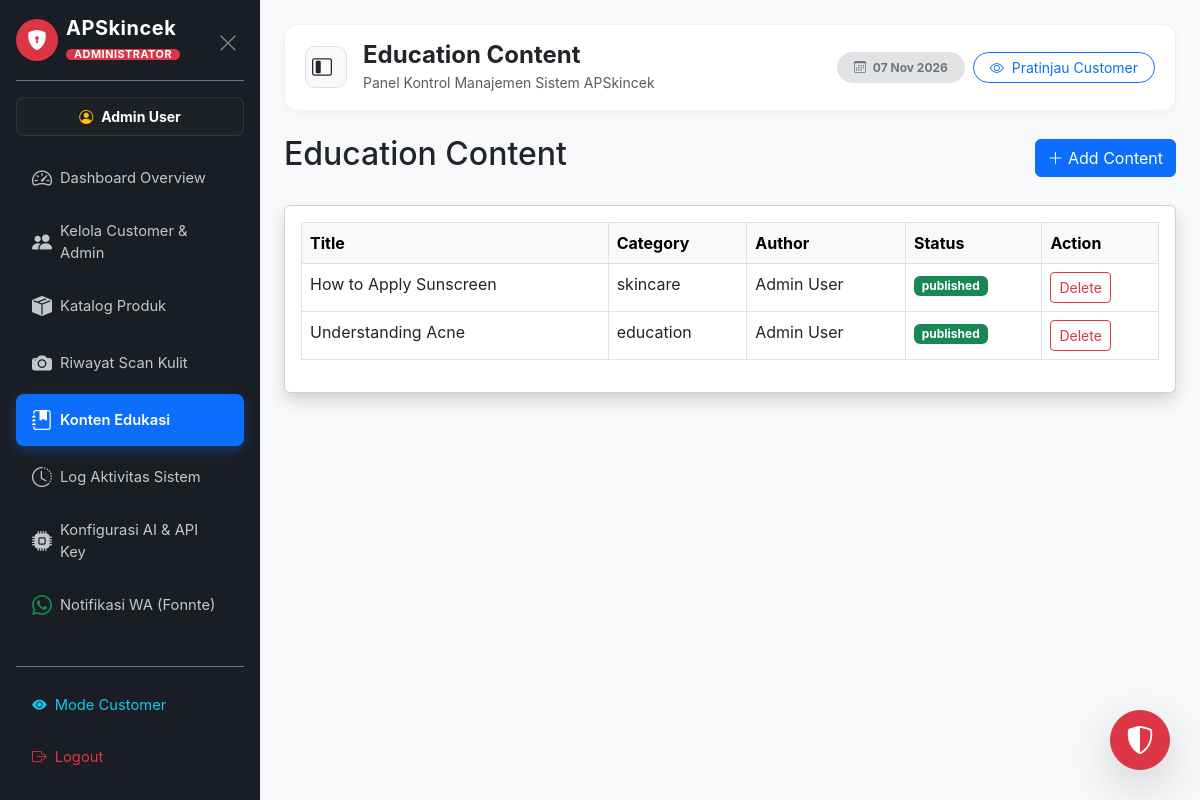
The page /APSkincek/SkinCheck/public/admin/education (signed in) on the database its author committed.
### tables this page shows
CREATE TABLE education_contents (
    id INT AUTO_INCREMENT PRIMARY KEY,
    title VARCHAR(255) NOT NULL,
    content TEXT NOT NULL,
    category VARCHAR(100) NOT NULL,
    author_id CHAR(36),
    status ENUM('published', 'draft') DEFAULT 'published',
    created_at TIMESTAMP DEFAULT CURRENT_TIMESTAMP,
    updated_at TIMESTAMP DEFAULT CURRENT_TIMESTAMP ON UPDATE CURRENT_TIMESTAMP,
    FOREIGN KEY (author_id) REFERENCES users(id) ON DELETE SET NULL
);

CREATE TABLE users (
    id CHAR(36) PRIMARY KEY,
    name VARCHAR(255) NOT NULL,
    email VARCHAR(255) UNIQUE NOT NULL,
    phone VARCHAR(25) NULL,
    password VARCHAR(255) NOT NULL,
    role ENUM('user', 'admin') DEFAULT 'user',
    status ENUM('active', 'inactive') DEFAULT 'active',
    created_at TIMESTAMP DEFAULT CURRENT_TIMESTAMP,
    updated_at TIMESTAMP DEFAULT CURRENT_TIMESTAMP ON UPDATE CURRENT_TIMESTAMP
);

### app/controllers/AdminController.php (called while the page is built, shortened)
<?php
class AdminController extends Controller {
    public function education() {
        $eduModel = $this->model('EducationContent');
        $contents = $eduModel->getAll();
        $this->view('admin/education', ['title' => 'Education Content', 'contents' => $contents]);
    }
}

### public/index.php (called while the page is built, shortened)
<?php
require_once __DIR__ . '/../app/controllers/Controller.php';
require_once __DIR__ . '/../routes/web.php';

### app/models/EducationContent.php (called while the page is built, shortened)
<?php
class EducationContent {
    private $db;
    public function __construct($db) {
        $this->db = $db;
    }
    public function getAll() {
        $stmt = $this->db->prepare("
            SELECT e.*, u.name as author_name
            FROM education_contents e
            LEFT JOIN users u ON e.author_id = u.id
            ORDER BY e.created_at DESC
        ");
        $stmt->execute();
        return $stmt->fetchAll(PDO::FETCH_ASSOC);
    }
}

### app/views/admin/education.php (the view, shortened to what this page needs)
<?php require_once '../app/views/layouts/admin_header.php'; ?>
<div class="d-flex justify-content-between align-items-center mb-4">
    <h2>Education Content</h2>
    <button class="btn btn-primary" data-bs-toggle="modal" data-bs-target="#addEduModal"><i class="bi bi-plus-lg"></i> Add Content</button>
</div>
<div class="card shadow mb-4">
    <div class="card-body">
        <div class="table-responsive">
            <table class="table table-bordered table-hover">
                <thead class="table-light">
                    <tr>
                        <th>Title</th>
                        <th>Category</th>
                        <th>Author</th>
                        <th>Status</th>
                        <th>Action</th>
                    </tr>
                </thead>
                <tbody>
                    <?php if (!empty($contents)): ?>
                        <?php foreach ($contents as $c): ?>
                            <tr>
                                <td><?= htmlspecialchars($c['title']) ?></td>
                                <td><?= htmlspecialchars($c['category']) ?></td>
                                <td><?= htmlspecialchars($c['author_name']) ?></td>
                                <td><span class="badge <?= $c['status'] === 'published' ? 'bg-success' : 'bg-secondary' ?>"><?= $c['status'] ?></span></td>
                                <td>
                                    <form action="/APSkincek/SkinCheck/public/admin/education/delete" method="POST" class="d-inline" onsubmit="return confirm('Delete this content?');">
                                        <button type="submit" class="btn btn-sm btn-outline-danger">Delete</button>
                                    </form>
                                </td>
                            </tr>
                        <?php endforeach; ?>
                    <?php else: ?>
                        <tr><td colspan="5" class="text-center">No content found</td></tr>
                    <?php endif; ?>
                </tbody>
            </table>
        </div>
    </div>
</div>
<?php require_once '../app/views/layouts/admin_footer.php'; ?>

### app/views/layouts/admin_header.php (style rules this page uses)
body { font-family: 'Inter', system-ui, -apple-system, sans-serif; background-color: #f4f6f9; }

### rows shown on the page
education_contents: title "How to Apply Sunscreen", category "skincare", author.name "Admin User", status "published"
education_contents: title "Understanding Acne", category "education", author.name "Admin User", status "published"

### other values the page prints
$_SESSION['user_name'] "Admin User"
$title "Education Content"
